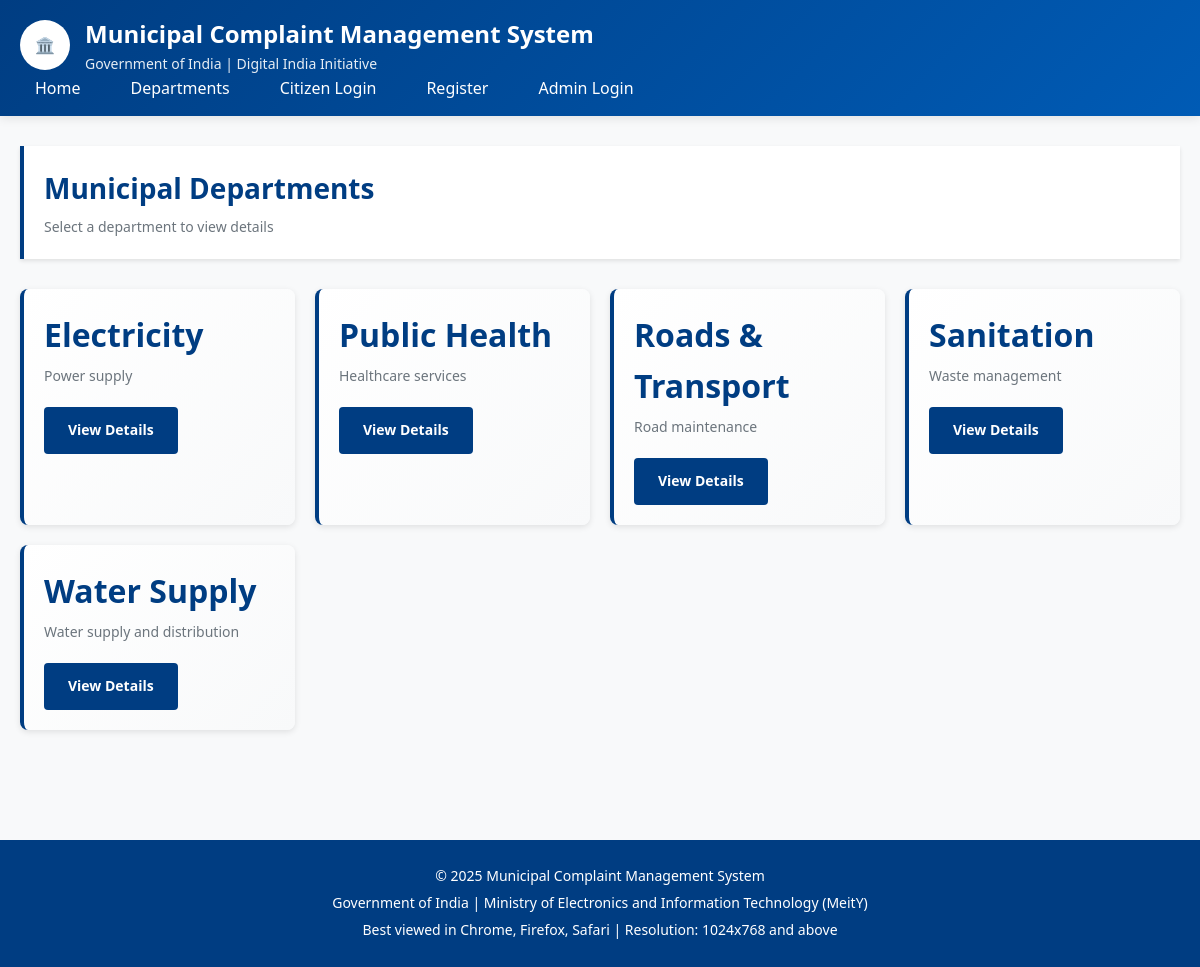
Screenshot of /departments/ with the database file from the repository.
### departments/models.py (models this page shows, shortened)
class Department(models.Model):
    DEPARTMENT_CHOICES = [
        ('WATER_SUPPLY', 'Water Supply'),
        ('ROADS_TRANSPORT', 'Roads & Transport'),
        ('SANITATION', 'Sanitation'),
        ('ELECTRICITY', 'Electricity'),
        ('PUBLIC_HEALTH', 'Public Health'),
    ]
    code = models.CharField(
        max_length=50,
        choices=DEPARTMENT_CHOICES,
        unique=True,
        primary_key=True
    )
    name = models.CharField(max_length=100)
    description = models.TextField(blank=True)
    head_of_department = models.CharField(max_length=100, blank=True)
    contact_number = models.CharField(max_length=15, blank=True)
    email = models.EmailField(blank=True)
    is_active = models.BooleanField(default=True)
    created_at = models.DateTimeField(auto_now_add=True)
    updated_at = models.DateTimeField(auto_now=True)
    class Meta:
        db_table = 'departments'
        verbose_name = 'Department'
        verbose_name_plural = 'Departments'
        ordering = ['name']

### departments/views.py (the view)
# urls.py: path('', views.department_list, name='list'),
def department_list(request):
    departments = Department.objects.filter(is_active=True)
    context = {
        'departments': departments
    }
    return render(request, 'departments/list.html', context)

### templates/departments/list.html (shortened to what this page needs)
{% extends 'base/base.html' %}
{% block content %}
<div class="page-header">
    <h2>Municipal Departments</h2>
    <p>Select a department to view details</p>
</div>
<div class="stats-grid">
    {% for dept in departments %}
    <div class="stat-card">
        <h3>{{ dept.name }}</h3>
        <p>{{ dept.description }}</p>
        <a href="{% url 'departments:detail' dept.code %}" class="btn btn-primary mt-20">View Details</a>
    </div>
    {% endfor %}
</div>
{% endblock %}

### static/css/style.css (style rules this page uses)
:root { --primary-color: #003d82; --secondary-color: #ff9933; --success-color: #28a745; --danger-color: #dc3545; --warning-color: #ffc107; --info-color: #17a2b8; --light-gray: #f8f9fa; --border-color: #dee2e6; --text-dark: #212529; --text-muted: #6c757d; --white: #ffffff; }
* { margin: 0; padding: 0; box-sizing: border-box; }
body { font-family: 'Segoe UI', Tahoma, Geneva, Verdana, sans-serif; font-size: 16px; line-height: 1.6; color: var(--text-dark); background-color: var(--light-gray); }
.page-header { background-color: var(--white); padding: 20px; margin-bottom: 30px; border-left: 4px solid var(--primary-color); box-shadow: 0 2px 4px rgba(0, 0, 0, 0.1); }
.page-header h2 { color: var(--primary-color); font-size: 28px; margin-bottom: 5px; }
.page-header p { color: var(--text-muted); font-size: 14px; }
.stats-grid { display: grid; grid-template-columns: repeat(auto-fit, minmax(250px, 1fr)); gap: 20px; margin-bottom: 30px; }
.stat-card { background: linear-gradient(135deg, var(--white), var(--light-gray)); border-left: 4px solid var(--primary-color); padding: 20px; border-radius: 8px; box-shadow: 0 2px 6px rgba(0, 0, 0, 0.1); transition: transform 0.3s; }
.stat-card h3 { font-size: 32px; color: var(--primary-color); margin-bottom: 5px; }
.stat-card p { color: var(--text-muted); font-size: 14px; }
.btn { display: inline-block; padding: 12px 24px; font-size: 14px; font-weight: 600; text-align: center; text-decoration: none; border: none; border-radius: 4px; cursor: pointer; transition: all 0.3s; }
.btn-primary { background-color: var(--primary-color); color: var(--white); }
.mt-20 { margin-top: 20px; }

### rows the page displays
Department: name "Electricity", description "Power supply"
Department: name "Public Health", description "Healthcare services"
Department: name "Roads & Transport", description "Road maintenance"
Department: name "Sanitation", description "Waste management"
Department: name "Water Supply", description "Water supply and distribution"
